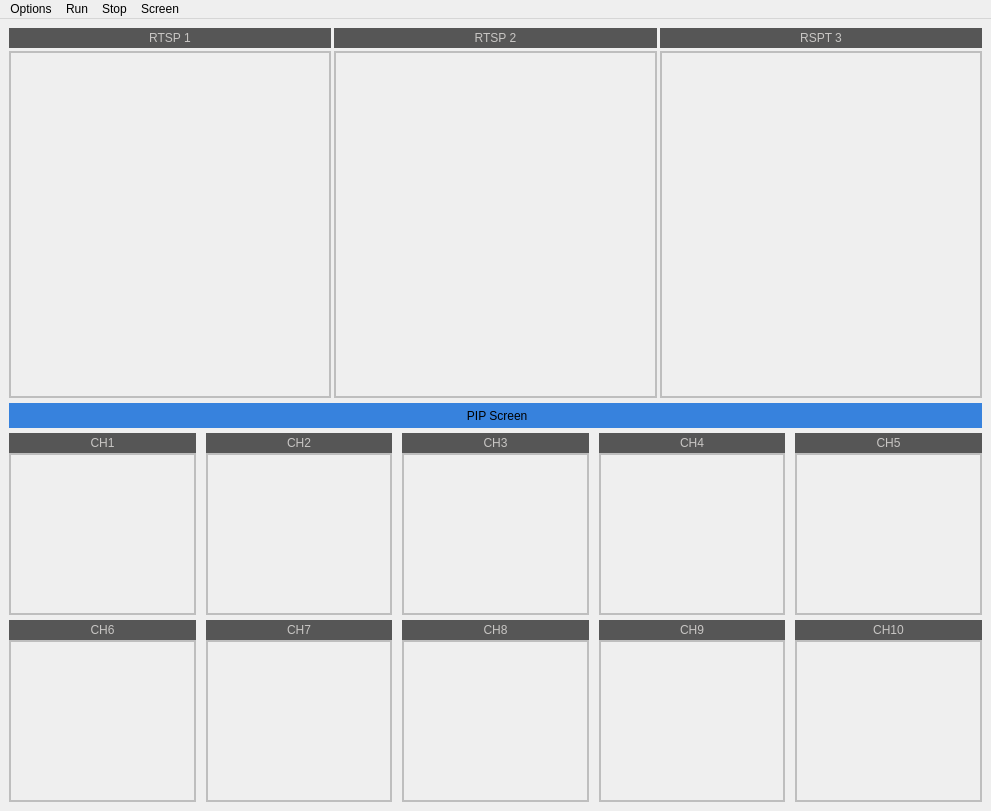
<?xml version="1.0" encoding="UTF-8"?>
<ui version="4.0">
 <class>BroadCast</class>
 <widget class="QMainWindow" name="BroadCast">
  <property name="geometry">
   <rect>
    <x>0</x>
    <y>0</y>
    <width>991</width>
    <height>811</height>
   </rect>
  </property>
  <property name="windowTitle">
   <string>OnePersonBroadcast</string>
  </property>
  <property name="styleSheet">
   <string notr="true"/>
  </property>
  <widget class="QWidget" name="centralwidget">
   <property name="sizePolicy">
    <sizepolicy hsizetype="Preferred" vsizetype="Preferred">
     <horstretch>0</horstretch>
     <verstretch>0</verstretch>
    </sizepolicy>
   </property>
   <property name="styleSheet">
    <string notr="true">background-color:&quot;black&quot;;
color:&quot;white&quot;;</string>
   </property>
   <layout class="QGridLayout" name="gridLayout_3">
    <item row="0" column="0">
     <layout class="QGridLayout" name="gridLayout">
      <property name="horizontalSpacing">
       <number>6</number>
      </property>
      <property name="verticalSpacing">
       <number>0</number>
      </property>
      <item row="3" column="0">
       <layout class="QGridLayout" name="ch_all_layout">
        <property name="horizontalSpacing">
         <number>10</number>
        </property>
        <property name="verticalSpacing">
         <number>5</number>
        </property>
        <item row="0" column="0">
         <layout class="QVBoxLayout" name="ch3_layout">
          <item>
           <widget class="QLabel" name="ch3_label">
            <property name="minimumSize">
             <size>
              <width>0</width>
              <height>20</height>
             </size>
            </property>
            <property name="maximumSize">
             <size>
              <width>16777215</width>
              <height>20</height>
             </size>
            </property>
            <property name="styleSheet">
             <string notr="true">background-color:#565656;
color:#C8C6C4;
border-radius:&quot;25px&quot;;</string>
            </property>
            <property name="text">
             <string>CH1</string>
            </property>
            <property name="alignment">
             <set>Qt::AlignCenter</set>
            </property>
           </widget>
          </item>
          <item>
           <widget class="QLabel" name="ch1">
            <property name="styleSheet">
             <string notr="true">background-color:&quot;black&quot;;
border : 2px solid rgb(190, 190, 190);</string>
            </property>
            <property name="text">
             <string/>
            </property>
            <property name="alignment">
             <set>Qt::AlignCenter</set>
            </property>
           </widget>
          </item>
         </layout>
        </item>
        <item row="0" column="3">
         <layout class="QVBoxLayout" name="ch6_layout">
          <item>
           <widget class="QLabel" name="ch6_label">
            <property name="minimumSize">
             <size>
              <width>0</width>
              <height>20</height>
             </size>
            </property>
            <property name="maximumSize">
             <size>
              <width>16777215</width>
              <height>20</height>
             </size>
            </property>
            <property name="styleSheet">
             <string notr="true">background-color:#565656;
color:#C8C6C4;</string>
            </property>
            <property name="text">
             <string>CH4</string>
            </property>
            <property name="alignment">
             <set>Qt::AlignCenter</set>
            </property>
           </widget>
          </item>
          <item>
           <widget class="QLabel" name="ch4">
            <property name="sizePolicy">
             <sizepolicy hsizetype="Preferred" vsizetype="Preferred">
              <horstretch>0</horstretch>
              <verstretch>0</verstretch>
             </sizepolicy>
            </property>
            <property name="styleSheet">
             <string notr="true">background-color:&quot;black&quot;;
border : 2px solid rgb(190, 190, 190);</string>
            </property>
            <property name="text">
             <string/>
            </property>
            <property name="alignment">
             <set>Qt::AlignCenter</set>
            </property>
           </widget>
          </item>
         </layout>
        </item>
        <item row="1" column="3">
         <layout class="QVBoxLayout" name="ch11_layout">
          <item>
           <widget class="QLabel" name="ch11_label">
            <property name="minimumSize">
             <size>
              <width>0</width>
              <height>20</height>
             </size>
            </property>
            <property name="maximumSize">
             <size>
              <width>16777215</width>
              <height>20</height>
             </size>
            </property>
            <property name="styleSheet">
             <string notr="true">background-color:#565656;
color:#C8C6C4;</string>
            </property>
            <property name="text">
             <string>CH9</string>
            </property>
            <property name="alignment">
             <set>Qt::AlignCenter</set>
            </property>
           </widget>
          </item>
          <item>
           <widget class="QLabel" name="ch9">
            <property name="styleSheet">
             <string notr="true">background-color:&quot;black&quot;;
border : 2px solid rgb(190, 190, 190);</string>
            </property>
            <property name="text">
             <string/>
            </property>
            <property name="alignment">
             <set>Qt::AlignCenter</set>
            </property>
           </widget>
          </item>
         </layout>
        </item>
        <item row="1" column="2">
         <layout class="QVBoxLayout" name="ch10_layout">
          <item>
           <widget class="QLabel" name="ch10_label">
            <property name="minimumSize">
             <size>
              <width>0</width>
              <height>20</height>
             </size>
            </property>
            <property name="maximumSize">
             <size>
              <width>16777215</width>
              <height>20</height>
             </size>
            </property>
            <property name="styleSheet">
             <string notr="true">background-color:#565656;
color:#C8C6C4;</string>
            </property>
            <property name="text">
             <string>CH8</string>
            </property>
            <property name="alignment">
             <set>Qt::AlignCenter</set>
            </property>
           </widget>
          </item>
          <item>
           <widget class="QLabel" name="ch8">
            <property name="styleSheet">
             <string notr="true">background-color:&quot;black&quot;;
border : 2px solid rgb(190, 190, 190);</string>
            </property>
            <property name="text">
             <string/>
            </property>
            <property name="alignment">
             <set>Qt::AlignCenter</set>
            </property>
           </widget>
          </item>
         </layout>
        </item>
        <item row="1" column="4">
         <layout class="QVBoxLayout" name="ch12_layout">
          <item>
           <widget class="QLabel" name="ch12_label">
            <property name="minimumSize">
             <size>
              <width>0</width>
              <height>20</height>
             </size>
            </property>
            <property name="maximumSize">
             <size>
              <width>16777215</width>
              <height>20</height>
             </size>
            </property>
            <property name="styleSheet">
             <string notr="true">background-color:#565656;
color:#C8C6C4;</string>
            </property>
            <property name="text">
             <string>CH10</string>
            </property>
            <property name="alignment">
             <set>Qt::AlignCenter</set>
            </property>
           </widget>
          </item>
          <item>
           <widget class="QLabel" name="ch10">
            <property name="styleSheet">
             <string notr="true">background-color:&quot;black&quot;;
border : 2px solid rgb(190, 190, 190);</string>
            </property>
            <property name="text">
             <string/>
            </property>
            <property name="alignment">
             <set>Qt::AlignCenter</set>
            </property>
           </widget>
          </item>
         </layout>
        </item>
        <item row="1" column="0">
         <layout class="QVBoxLayout" name="ch8_layout">
          <item>
           <widget class="QLabel" name="ch8_label">
            <property name="minimumSize">
             <size>
              <width>0</width>
              <height>20</height>
             </size>
            </property>
            <property name="maximumSize">
             <size>
              <width>16777215</width>
              <height>20</height>
             </size>
            </property>
            <property name="styleSheet">
             <string notr="true">background-color:#565656;
color:#C8C6C4;</string>
            </property>
            <property name="text">
             <string>CH6</string>
            </property>
            <property name="alignment">
             <set>Qt::AlignCenter</set>
            </property>
           </widget>
          </item>
          <item>
           <widget class="QLabel" name="ch6">
            <property name="styleSheet">
             <string notr="true">background-color:&quot;black&quot;;
border : 2px solid rgb(190, 190, 190);</string>
            </property>
            <property name="text">
             <string/>
            </property>
            <property name="alignment">
             <set>Qt::AlignCenter</set>
            </property>
           </widget>
          </item>
         </layout>
        </item>
        <item row="0" column="2">
         <layout class="QVBoxLayout" name="ch5_layout">
          <item>
           <widget class="QLabel" name="ch5_label">
            <property name="minimumSize">
             <size>
              <width>0</width>
              <height>20</height>
             </size>
            </property>
            <property name="maximumSize">
             <size>
              <width>16777215</width>
              <height>20</height>
             </size>
            </property>
            <property name="styleSheet">
             <string notr="true">background-color:#565656;
color:#C8C6C4;</string>
            </property>
            <property name="text">
             <string>CH3</string>
            </property>
            <property name="alignment">
             <set>Qt::AlignCenter</set>
            </property>
           </widget>
          </item>
          <item>
           <widget class="QLabel" name="ch3">
            <property name="styleSheet">
             <string notr="true">background-color:&quot;black&quot;;
border : 2px solid rgb(190, 190, 190);</string>
            </property>
            <property name="text">
             <string/>
            </property>
            <property name="alignment">
             <set>Qt::AlignCenter</set>
            </property>
           </widget>
          </item>
         </layout>
        </item>
        <item row="0" column="4">
         <layout class="QVBoxLayout" name="ch7_layout">
          <item>
           <widget class="QLabel" name="ch7_label">
            <property name="minimumSize">
             <size>
              <width>0</width>
              <height>20</height>
             </size>
            </property>
            <property name="maximumSize">
             <size>
              <width>16777215</width>
              <height>20</height>
             </size>
            </property>
            <property name="styleSheet">
             <string notr="true">background-color:#565656;
color:#C8C6C4;</string>
            </property>
            <property name="text">
             <string>CH5</string>
            </property>
            <property name="alignment">
             <set>Qt::AlignCenter</set>
            </property>
           </widget>
          </item>
          <item>
           <widget class="QLabel" name="ch5">
            <property name="styleSheet">
             <string notr="true">background-color:&quot;black&quot;;
border : 2px solid rgb(190, 190, 190);</string>
            </property>
            <property name="text">
             <string/>
            </property>
            <property name="alignment">
             <set>Qt::AlignCenter</set>
            </property>
           </widget>
          </item>
         </layout>
        </item>
        <item row="1" column="1">
         <layout class="QVBoxLayout" name="ch9_layout">
          <item>
           <widget class="QLabel" name="ch9_label">
            <property name="minimumSize">
             <size>
              <width>0</width>
              <height>20</height>
             </size>
            </property>
            <property name="maximumSize">
             <size>
              <width>16777215</width>
              <height>20</height>
             </size>
            </property>
            <property name="styleSheet">
             <string notr="true">background-color:#565656;
color:#C8C6C4;</string>
            </property>
            <property name="text">
             <string>CH7</string>
            </property>
            <property name="alignment">
             <set>Qt::AlignCenter</set>
            </property>
           </widget>
          </item>
          <item>
           <widget class="QLabel" name="ch7">
            <property name="styleSheet">
             <string notr="true">background-color:&quot;black&quot;;
border : 2px solid rgb(190, 190, 190);</string>
            </property>
            <property name="text">
             <string/>
            </property>
            <property name="alignment">
             <set>Qt::AlignCenter</set>
            </property>
           </widget>
          </item>
         </layout>
        </item>
        <item row="0" column="1">
         <layout class="QVBoxLayout" name="ch4_layout">
          <item>
           <widget class="QLabel" name="ch4_label">
            <property name="minimumSize">
             <size>
              <width>0</width>
              <height>20</height>
             </size>
            </property>
            <property name="maximumSize">
             <size>
              <width>16777215</width>
              <height>20</height>
             </size>
            </property>
            <property name="styleSheet">
             <string notr="true">background-color:#565656;
color:#C8C6C4;</string>
            </property>
            <property name="text">
             <string>CH2</string>
            </property>
            <property name="alignment">
             <set>Qt::AlignCenter</set>
            </property>
           </widget>
          </item>
          <item>
           <widget class="QLabel" name="ch2">
            <property name="styleSheet">
             <string notr="true">background-color:&quot;black&quot;;
border : 2px solid rgb(190, 190, 190);</string>
            </property>
            <property name="text">
             <string/>
            </property>
            <property name="alignment">
             <set>Qt::AlignCenter</set>
            </property>
           </widget>
          </item>
         </layout>
        </item>
       </layout>
      </item>
      <item row="1" column="0">
       <layout class="QVBoxLayout" name="pip_label_layout" stretch="0">
        <property name="topMargin">
         <number>5</number>
        </property>
        <property name="bottomMargin">
         <number>5</number>
        </property>
        <item>
         <widget class="QLabel" name="pip_label">
          <property name="minimumSize">
           <size>
            <width>0</width>
            <height>25</height>
           </size>
          </property>
          <property name="maximumSize">
           <size>
            <width>16777215</width>
            <height>25</height>
           </size>
          </property>
          <property name="whatsThis">
           <string>&lt;html&gt;&lt;head/&gt;&lt;body&gt;&lt;p&gt;&lt;br/&gt;&lt;/p&gt;&lt;/body&gt;&lt;/html&gt;</string>
          </property>
          <property name="styleSheet">
           <string notr="true">background-color:rgb(55, 130, 221);
color:&quot;white&quot;;
border-radius:&quot;200px&quot;;</string>
          </property>
          <property name="text">
           <string> PIP Screen</string>
          </property>
          <property name="alignment">
           <set>Qt::AlignCenter</set>
          </property>
         </widget>
        </item>
       </layout>
      </item>
      <item row="0" column="0">
       <layout class="QHBoxLayout" name="main_layout">
        <property name="spacing">
         <number>3</number>
        </property>
        <property name="sizeConstraint">
         <enum>QLayout::SetDefaultConstraint</enum>
        </property>
        <property name="rightMargin">
         <number>0</number>
        </property>
        <item>
         <layout class="QVBoxLayout" name="main1_layout">
          <item>
           <widget class="QLabel" name="main1_label">
            <property name="minimumSize">
             <size>
              <width>0</width>
              <height>20</height>
             </size>
            </property>
            <property name="maximumSize">
             <size>
              <width>16777215</width>
              <height>20</height>
             </size>
            </property>
            <property name="styleSheet">
             <string notr="true">background-color:#565656;
color:#C8C6C4;</string>
            </property>
            <property name="text">
             <string>RTSP 1</string>
            </property>
            <property name="alignment">
             <set>Qt::AlignCenter</set>
            </property>
           </widget>
          </item>
          <item>
           <widget class="QLabel" name="main1">
            <property name="styleSheet">
             <string notr="true">background-color:&quot;black&quot;;
border : 2px solid rgb(190, 190, 190);</string>
            </property>
            <property name="text">
             <string/>
            </property>
            <property name="alignment">
             <set>Qt::AlignCenter</set>
            </property>
           </widget>
          </item>
         </layout>
        </item>
        <item>
         <layout class="QVBoxLayout" name="main2_layout">
          <item>
           <widget class="QLabel" name="main2_label">
            <property name="minimumSize">
             <size>
              <width>0</width>
              <height>20</height>
             </size>
            </property>
            <property name="maximumSize">
             <size>
              <width>16777215</width>
              <height>20</height>
             </size>
            </property>
            <property name="styleSheet">
             <string notr="true">background-color:#565656;
color:#C8C6C4;</string>
            </property>
            <property name="text">
             <string>RTSP 2</string>
            </property>
            <property name="alignment">
             <set>Qt::AlignCenter</set>
            </property>
           </widget>
          </item>
          <item>
           <widget class="QLabel" name="main2">
            <property name="styleSheet">
             <string notr="true">background-color:&quot;black&quot;;
border : 2px solid rgb(190, 190, 190);</string>
            </property>
            <property name="text">
             <string/>
            </property>
            <property name="alignment">
             <set>Qt::AlignCenter</set>
            </property>
           </widget>
          </item>
         </layout>
        </item>
        <item>
         <layout class="QVBoxLayout" name="main3_layout">
          <item>
           <widget class="QLabel" name="main3_label">
            <property name="minimumSize">
             <size>
              <width>0</width>
              <height>20</height>
             </size>
            </property>
            <property name="maximumSize">
             <size>
              <width>16777215</width>
              <height>20</height>
             </size>
            </property>
            <property name="styleSheet">
             <string notr="true">background-color:#565656;
color:#C8C6C4;</string>
            </property>
            <property name="text">
             <string>RSPT 3</string>
            </property>
            <property name="alignment">
             <set>Qt::AlignCenter</set>
            </property>
           </widget>
          </item>
          <item>
           <widget class="QLabel" name="main3">
            <property name="styleSheet">
             <string notr="true">background-color:&quot;black&quot;;
border : 2px solid rgb(190, 190, 190);</string>
            </property>
            <property name="text">
             <string/>
            </property>
            <property name="alignment">
             <set>Qt::AlignCenter</set>
            </property>
           </widget>
          </item>
         </layout>
        </item>
       </layout>
      </item>
     </layout>
    </item>
   </layout>
  </widget>
  <widget class="QMenuBar" name="menuBar">
   <property name="geometry">
    <rect>
     <x>0</x>
     <y>0</y>
     <width>991</width>
     <height>21</height>
    </rect>
   </property>
   <widget class="QMenu" name="menuOptions">
    <property name="title">
     <string>Options</string>
    </property>
    <widget class="QMenu" name="menuSet_RTSP">
     <property name="title">
      <string>Set RTSP</string>
     </property>
     <addaction name="actionSet_first_RTSP"/>
     <addaction name="actionSet_Second_RTSP"/>
     <addaction name="actionSet_Third_RTSP"/>
    </widget>
    <widget class="QMenu" name="menuSet_Channel">
     <property name="title">
      <string>Set Channel</string>
     </property>
     <addaction name="actionSelect_first_RTSP"/>
     <addaction name="actionSelect_Second_RTSP"/>
     <addaction name="actionSelect_Third_RTSP"/>
    </widget>
    <widget class="QMenu" name="menuSet_RTSP_Number">
     <property name="title">
      <string>Set RTSP Number</string>
     </property>
     <addaction name="Set2RTSP"/>
     <addaction name="Set3RTSP"/>
    </widget>
    <addaction name="menuSet_RTSP"/>
    <addaction name="menuSet_Channel"/>
    <addaction name="menuSet_RTSP_Number"/>
    <addaction name="actionView_ShortCut_Key"/>
   </widget>
   <widget class="QMenu" name="menuRun">
    <property name="title">
     <string>Run</string>
    </property>
    <widget class="QMenu" name="menuRun_ABS">
     <property name="title">
      <string>Run ABS</string>
     </property>
     <addaction name="actionRun_ABS_RTSP_1"/>
     <addaction name="actionRun_ABS_RTSP_2"/>
     <addaction name="actionRun_ABS_RTSP_3"/>
     <addaction name="actionRun_ABS_CH_1"/>
     <addaction name="actionRun_ABS_CH_2"/>
     <addaction name="actionRun_ABS_CH_3"/>
     <addaction name="actionRun_ABS_CH_4"/>
     <addaction name="actionRun_ABS_CH_5"/>
     <addaction name="actionRun_ABS_CH_6"/>
     <addaction name="actionRun_ABS_CH_7"/>
     <addaction name="actionRun_ABS_CH_8"/>
     <addaction name="actionRun_ABS_CH_9"/>
     <addaction name="actionRun_ABS_CH_10"/>
    </widget>
    <addaction name="actionRun_First_RTSP_Server"/>
    <addaction name="actionRun_Second_RTSP_Server"/>
    <addaction name="actionRun_Third_RTSP_Server"/>
    <addaction name="menuRun_ABS"/>
   </widget>
   <widget class="QMenu" name="menuScreen">
    <property name="title">
     <string>Screen</string>
    </property>
    <addaction name="actionFull_Screen"/>
    <addaction name="actionMax_size_Screen"/>
    <addaction name="actionQuit_q"/>
   </widget>
   <widget class="QMenu" name="menuStop">
    <property name="title">
     <string>Stop</string>
    </property>
    <widget class="QMenu" name="menuStop_CH">
     <property name="title">
      <string>Stop CH</string>
     </property>
     <addaction name="actionStop_CH_1"/>
     <addaction name="actionStop_CH_2"/>
     <addaction name="actionStop_CH_3"/>
     <addaction name="actionStop_CH_4"/>
     <addaction name="actionStop_CH_5"/>
     <addaction name="actionStop_CH_6"/>
     <addaction name="actionStop_CH_7"/>
     <addaction name="actionStop_CH_8"/>
     <addaction name="actionStop_CH_9"/>
     <addaction name="actionStop_CH_10"/>
    </widget>
    <widget class="QMenu" name="menuStop_ABS">
     <property name="title">
      <string>Stop ABS</string>
     </property>
     <addaction name="actionStop_ABS_RTSP_1"/>
     <addaction name="actionStop_ABS_RTSP_2"/>
     <addaction name="actionStop_ABS_RTSP_3"/>
     <addaction name="actionStop_ABS_CH_1"/>
     <addaction name="actionStop_ABS_CH_2"/>
     <addaction name="actionStop_ABS_CH_3"/>
     <addaction name="actionStop_ABS_CH_4"/>
     <addaction name="actionStop_ABS_CH_5"/>
     <addaction name="actionStop_ABS_CH_6"/>
     <addaction name="actionStop_ABS_CH_7"/>
     <addaction name="actionStop_ABS_CH_8"/>
     <addaction name="actionStop_ABS_CH_9"/>
     <addaction name="actionStop_ABS_CH_10"/>
    </widget>
    <addaction name="actionStop_First_RTSP_Server"/>
    <addaction name="actionStop_Second_RTSP_Server"/>
    <addaction name="actionStop_Third_RTSP_Server"/>
    <addaction name="menuStop_CH"/>
    <addaction name="menuStop_ABS"/>
   </widget>
   <addaction name="menuOptions"/>
   <addaction name="menuRun"/>
   <addaction name="menuStop"/>
   <addaction name="menuScreen"/>
  </widget>
  <action name="actionSelect_first_RTSP">
   <property name="text">
    <string>Select First RTSP (F1)</string>
   </property>
  </action>
  <action name="actionSelect_Second_RTSP">
   <property name="text">
    <string>Select Second RTSP (F2)</string>
   </property>
  </action>
  <action name="actionSet_first_RTSP">
   <property name="text">
    <string>Set first RTSP</string>
   </property>
  </action>
  <action name="actionSet_Second_RTSP">
   <property name="text">
    <string>Set second RTSP</string>
   </property>
  </action>
  <action name="actionRun_First_RTSP_Server">
   <property name="text">
    <string>Run First RTSP Server (F5)</string>
   </property>
  </action>
  <action name="actionRun_Second_RTSP_Server">
   <property name="text">
    <string>Run Second RTSP Server (F6)</string>
   </property>
  </action>
  <action name="actionRestart_All_Server">
   <property name="text">
    <string>Restart All Server</string>
   </property>
  </action>
  <action name="actionFull_Screen">
   <property name="text">
    <string>Full Screen (F11)</string>
   </property>
  </action>
  <action name="actionMax_size_Screen">
   <property name="text">
    <string>Max size Screen (F11)</string>
   </property>
  </action>
  <action name="actionQuit_q">
   <property name="text">
    <string>Quit (q)</string>
   </property>
  </action>
  <action name="actionSet_Third_RTSP">
   <property name="text">
    <string>Set Third RTSP</string>
   </property>
  </action>
  <action name="actionSelect_Third_RTSP">
   <property name="text">
    <string>Select Third RTSP (F3)</string>
   </property>
  </action>
  <action name="actionRun_Third_RTSP_Server">
   <property name="text">
    <string>Run Third RTSP Server (F7)</string>
   </property>
  </action>
  <action name="Set2RTSP">
   <property name="text">
    <string>Set 2 RTSP Server</string>
   </property>
  </action>
  <action name="Set3RTSP">
   <property name="text">
    <string>Set 3 RTSP Server</string>
   </property>
  </action>
  <action name="actionView_ShortCut_Key">
   <property name="text">
    <string>View ShortCut Key</string>
   </property>
  </action>
  <action name="actionRun_ABS_RTSP_1">
   <property name="text">
    <string>RTSP 1</string>
   </property>
  </action>
  <action name="actionRun_ABS_RTSP_2">
   <property name="text">
    <string>RTSP 2</string>
   </property>
  </action>
  <action name="actionRun_ABS_RTSP_3">
   <property name="text">
    <string>RTSP 3</string>
   </property>
  </action>
  <action name="actionCH3">
   <property name="text">
    <string>CH1</string>
   </property>
  </action>
  <action name="actionCH4">
   <property name="text">
    <string>CH4</string>
   </property>
  </action>
  <action name="actionCH5">
   <property name="text">
    <string>CH5</string>
   </property>
  </action>
  <action name="actionCH6">
   <property name="text">
    <string>CH6</string>
   </property>
  </action>
  <action name="actionCH7">
   <property name="text">
    <string>CH7</string>
   </property>
  </action>
  <action name="actionCH8">
   <property name="text">
    <string>CH8</string>
   </property>
  </action>
  <action name="actionCH9">
   <property name="text">
    <string>CH9</string>
   </property>
  </action>
  <action name="actionCH10">
   <property name="text">
    <string>CH10</string>
   </property>
  </action>
  <action name="actionCH11">
   <property name="text">
    <string>CH11</string>
   </property>
  </action>
  <action name="actionCH12">
   <property name="text">
    <string>CH12</string>
   </property>
  </action>
  <action name="actionStop_First_RTSP_Server">
   <property name="text">
    <string>Stop First RTSP Server</string>
   </property>
  </action>
  <action name="actionStop_Second_RTSP_Server">
   <property name="text">
    <string>Stop Second RTSP Server</string>
   </property>
  </action>
  <action name="actionStop_Third_RTSP_Server">
   <property name="text">
    <string>Stop Third RTSP Server</string>
   </property>
  </action>
  <action name="actionStop_CH_1">
   <property name="text">
    <string>CH1</string>
   </property>
  </action>
  <action name="actionStop_CH_2">
   <property name="text">
    <string>CH2</string>
   </property>
  </action>
  <action name="actionStop_CH_3">
   <property name="text">
    <string>CH3</string>
   </property>
  </action>
  <action name="actionStop_CH_4">
   <property name="text">
    <string>CH4</string>
   </property>
  </action>
  <action name="actionStop_CH_5">
   <property name="text">
    <string>CH5</string>
   </property>
  </action>
  <action name="actionStop_CH_6">
   <property name="text">
    <string>CH6</string>
   </property>
  </action>
  <action name="actionStop_CH_7">
   <property name="text">
    <string>CH7</string>
   </property>
  </action>
  <action name="actionStop_CH_8">
   <property name="text">
    <string>CH8</string>
   </property>
  </action>
  <action name="actionStop_CH_9">
   <property name="text">
    <string>CH9</string>
   </property>
  </action>
  <action name="actionStop_CH_10">
   <property name="text">
    <string>CH10</string>
   </property>
  </action>
  <action name="actionStop_ABS_RTSP_1">
   <property name="text">
    <string>RTSP 1</string>
   </property>
  </action>
  <action name="actionStop_ABS_RTSP_2">
   <property name="text">
    <string>RTSP 2</string>
   </property>
  </action>
  <action name="actionStop_ABS_RTSP_3">
   <property name="text">
    <string>RTSP 3</string>
   </property>
  </action>
  <action name="actionStop_ABS_CH_1">
   <property name="text">
    <string>CH1</string>
   </property>
  </action>
  <action name="actionStop_ABS_CH_2">
   <property name="text">
    <string>CH2</string>
   </property>
  </action>
  <action name="actionStop_ABS_CH_3">
   <property name="text">
    <string>CH3</string>
   </property>
  </action>
  <action name="actionStop_ABS_CH_4">
   <property name="text">
    <string>CH4</string>
   </property>
  </action>
  <action name="actionStop_ABS_CH_5">
   <property name="text">
    <string>CH5</string>
   </property>
  </action>
  <action name="actionStop_ABS_CH_6">
   <property name="text">
    <string>CH6</string>
   </property>
  </action>
  <action name="actionStop_ABS_CH_7">
   <property name="text">
    <string>CH7</string>
   </property>
  </action>
  <action name="actionStop_ABS_CH_8">
   <property name="text">
    <string>CH8</string>
   </property>
  </action>
  <action name="actionStop_ABS_CH_9">
   <property name="text">
    <string>CH9</string>
   </property>
  </action>
  <action name="actionStop_ABS_CH_10">
   <property name="text">
    <string>CH10</string>
   </property>
  </action>
  <action name="actionRun_ABS_CH_1">
   <property name="text">
    <string>CH1</string>
   </property>
  </action>
  <action name="actionRun_ABS_CH_2">
   <property name="text">
    <string>CH2</string>
   </property>
  </action>
  <action name="actionRun_ABS_CH_3">
   <property name="text">
    <string>CH3</string>
   </property>
  </action>
  <action name="actionRun_ABS_CH_4">
   <property name="text">
    <string>CH4</string>
   </property>
  </action>
  <action name="actionCH6_4">
   <property name="text">
    <string>CH6</string>
   </property>
  </action>
  <action name="actionRun_ABS_CH_5">
   <property name="text">
    <string>CH5</string>
   </property>
  </action>
  <action name="actionRun_ABS_CH_6">
   <property name="text">
    <string>CH6</string>
   </property>
  </action>
  <action name="actionRun_ABS_CH_7">
   <property name="text">
    <string>CH7</string>
   </property>
  </action>
  <action name="actionRun_ABS_CH_8">
   <property name="text">
    <string>CH8</string>
   </property>
  </action>
  <action name="actionRun_ABS_CH_9">
   <property name="text">
    <string>CH9</string>
   </property>
  </action>
  <action name="actionRun_ABS_CH_10">
   <property name="text">
    <string>CH10</string>
   </property>
  </action>
 </widget>
 <resources/>
 <connections/>
</ui>
